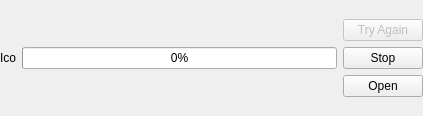
<?xml version="1.0" encoding="UTF-8"?>
<ui version="4.0">
 <class>DownloadItem</class>
 <widget class="QWidget" name="DownloadItem">
  <property name="geometry">
   <rect>
    <x>0</x>
    <y>0</y>
    <width>423</width>
    <height>116</height>
   </rect>
  </property>
  <property name="windowTitle">
   <string>Form</string>
  </property>
  <layout class="QHBoxLayout" name="horizontalLayout">
   <property name="margin" stdset="0">
    <number>0</number>
   </property>
   <item>
    <widget class="QLabel" name="fileIcon">
     <property name="sizePolicy">
      <sizepolicy hsizetype="Minimum" vsizetype="Minimum">
       <horstretch>0</horstretch>
       <verstretch>0</verstretch>
      </sizepolicy>
     </property>
     <property name="text">
      <string>Ico</string>
     </property>
    </widget>
   </item>
   <item>
    <layout class="QVBoxLayout" name="verticalLayout_2">
     <item>
      <widget class="SqueezeLabel" name="fileNameLabel" native="true">
       <property name="sizePolicy">
        <sizepolicy hsizetype="Expanding" vsizetype="Preferred">
         <horstretch>0</horstretch>
         <verstretch>0</verstretch>
        </sizepolicy>
       </property>
       <property name="text" stdset="0">
        <string>Filename</string>
       </property>
      </widget>
     </item>
     <item>
      <widget class="QProgressBar" name="progressBar">
       <property name="value">
        <number>0</number>
       </property>
      </widget>
     </item>
     <item>
      <widget class="SqueezeLabel" name="downloadInfoLabel" native="true">
       <property name="sizePolicy">
        <sizepolicy hsizetype="Minimum" vsizetype="Preferred">
         <horstretch>0</horstretch>
         <verstretch>0</verstretch>
        </sizepolicy>
       </property>
       <property name="text" stdset="0">
        <string/>
       </property>
      </widget>
     </item>
    </layout>
   </item>
   <item>
    <layout class="QVBoxLayout" name="verticalLayout">
     <item>
      <spacer name="verticalSpacer">
       <property name="orientation">
        <enum>BobUI::Orientation::Vertical</enum>
       </property>
       <property name="sizeHint" stdset="0">
        <size>
         <width>17</width>
         <height>1</height>
        </size>
       </property>
      </spacer>
     </item>
     <item>
      <widget class="QPushButton" name="tryAgainButton">
       <property name="enabled">
        <bool>false</bool>
       </property>
       <property name="text">
        <string>Try Again</string>
       </property>
      </widget>
     </item>
     <item>
      <widget class="QPushButton" name="stopButton">
       <property name="text">
        <string>Stop</string>
       </property>
      </widget>
     </item>
     <item>
      <widget class="QPushButton" name="openButton">
       <property name="text">
        <string>Open</string>
       </property>
      </widget>
     </item>
     <item>
      <spacer name="verticalSpacer_2">
       <property name="orientation">
        <enum>BobUI::Orientation::Vertical</enum>
       </property>
       <property name="sizeHint" stdset="0">
        <size>
         <width>17</width>
         <height>5</height>
        </size>
       </property>
      </spacer>
     </item>
    </layout>
   </item>
  </layout>
 </widget>
 <customwidgets>
  <customwidget>
   <class>SqueezeLabel</class>
   <extends>QWidget</extends>
   <header>squeezelabel.h</header>
  </customwidget>
 </customwidgets>
 <resources/>
 <connections/>
</ui>
